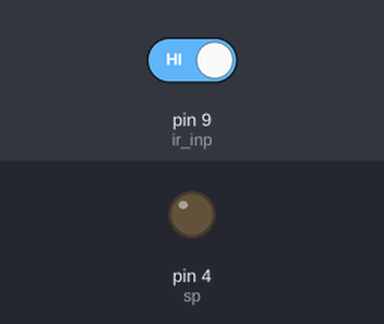
Simulated run of this sketch. Board: Arduino Uno, built with avr-gcc and run on an emulated ATmega328P. Parts: output pins drawn as LEDs (lit = HIGH). The test bench sets the inputs (shaded band); at power-on: pin 9 (ir_inp) HIGH.

Above: at 1.8 s.
1.9 s: pin 9 (ir_inp) driven LOW
At 2.4 s:
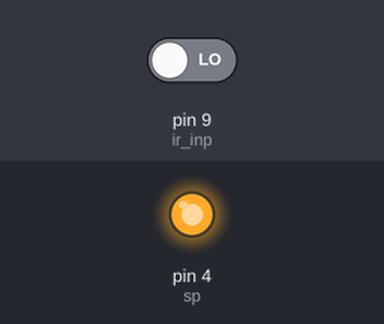
4.9 s: pin 9 (ir_inp) driven HIGH
At 6.1 s:
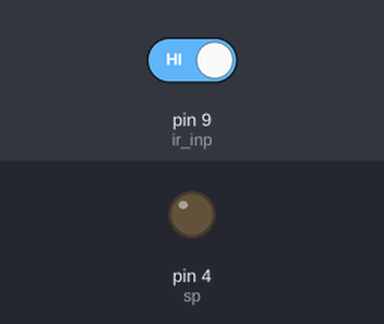
Timing chart, 0 to 7.9 s (numbered marks = the images above; inputs shaded):
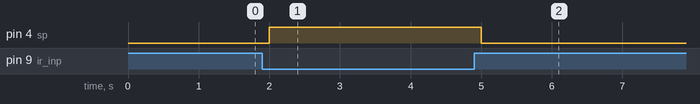

Measured:
- after the input at 1.9 s, pin 4 (sp): LOW → HIGH after 0.10 s
- after the input at 4.9 s, pin 4 (sp): HIGH → LOW after 0.10 s

The sketch:

ir.ino
```cpp
int ir_inp = 9;
int sp = 4;

void setup() {
pinMode(ir_inp, INPUT);
pinMode(sp, OUTPUT);
}

void loop() {

if(digitalRead(ir_inp) == LOW)
  digitalWrite(sp, HIGH);
  delay(500);
  digitalWrite(sp, LOW);
}
```
